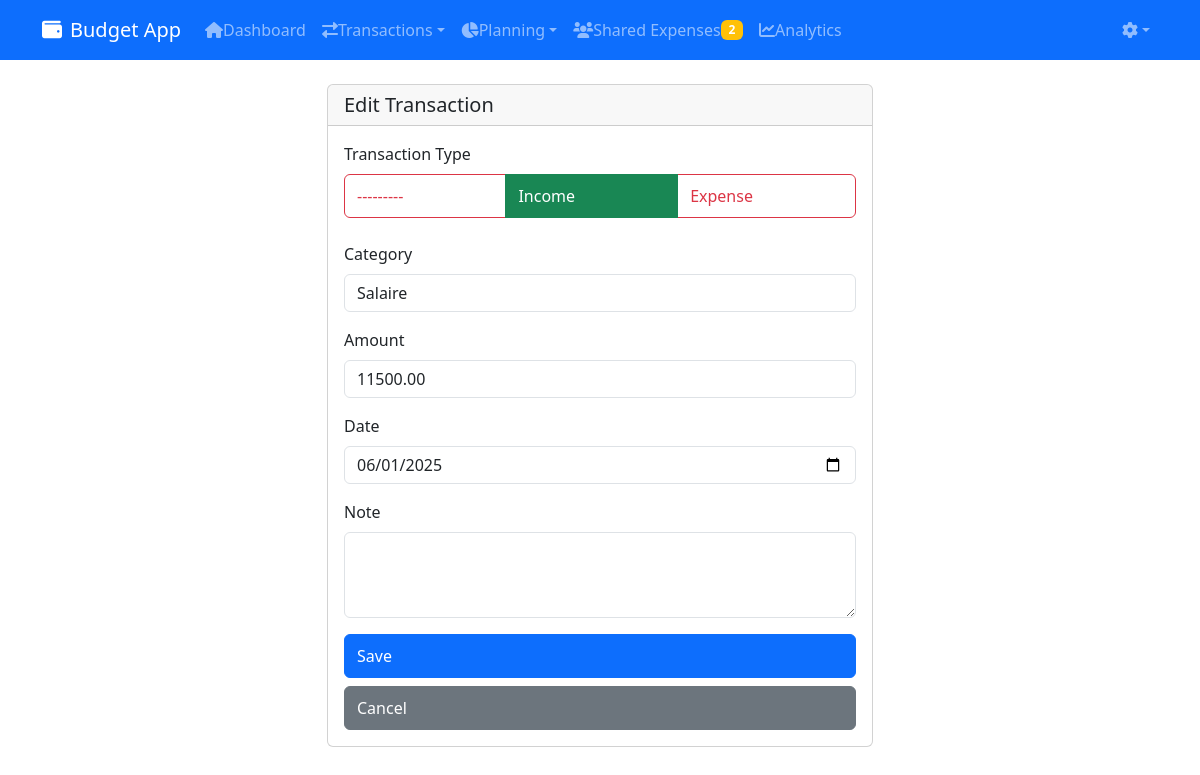
The app's page /transactions/7/edit/ (signed in) with its own data.
### core/models.py (models this page shows, shortened)
class Transaction(models.Model):
    user = models.ForeignKey(User, on_delete=models.CASCADE)
    category = models.ForeignKey(Category, on_delete=models.SET_NULL, null=True)
    amount = models.DecimalField(max_digits=10, decimal_places=2)
    date = models.DateField()
    note = models.TextField(blank=True)
    type = models.CharField(max_length=7, choices=Category.TYPE_CHOICES)

### core/views.py (the view)
# urls.py: path('transactions/<int:pk>/edit/', views.TransactionUpdateView.as_view(), name='transaction-update'),
class TransactionUpdateView(LoginRequiredMixin, UpdateView):
    model = Transaction
    template_name = 'core/transaction_form.html'
    fields = ['category', 'amount', 'date', 'note', 'type']
    success_url = reverse_lazy('transaction-list')
    def get_queryset(self):
        return Transaction.objects.filter(user=self.request.user)
    def get_form(self, form_class=None):
        form = super().get_form(form_class)
        form.fields['category'].queryset = Category.objects.filter(user=self.request.user)
        return form

### core/models.py (called while the page is built)
    def __str__(self):
        return self.name

### core/templates/core/transaction_form.html (shortened to what this page needs)
{% extends 'core/base.html' %}
{% load widget_tweaks %}
{% block content %}
<div class="row justify-content-center">
    <div class="col-md-6">
        <div class="card">
            <div class="card-header">
                <h5 class="mb-0">{% if form.instance.pk %}Edit{% else %}New{% endif %} Transaction</h5>
            </div>
            <div class="card-body">
                <form method="post">
                    <div class="mb-4">
                        <label class="form-label d-block">Transaction Type</label>
                        <div class="btn-group w-100" role="group">
                            {% with type_field=form.type %}
                                {% for choice in type_field.field.choices %}
                                    <label class="btn {% if choice.0 == 'income' %}btn-outline-success{% else %}btn-outline-danger{% endif %}"
                                           for="type_{{ choice.0 }}">
                                        {{ choice.1 }}
                                    </label>
                                {% endfor %}
                            {% endwith %}
                        </div>
                    </div>
                    {% for field in form %}
                        {% if field.name != 'type' %}
                        <div class="mb-3">
                            <label for="{{ field.id_for_label }}" class="form-label">{{ field.label }}</label>
                            {% if field.name == 'date' %}
                                {{ field|add_class:"form-control"|attr:"type:date" }}
                            {% elif field.name == 'note' %}
                                {{ field|add_class:"form-control"|attr:"rows:3" }}
                            {% else %}
                                {{ field|add_class:"form-control" }}
                            {% endif %}
                        </div>
                        {% endif %}
                    {% endfor %}
                    <div class="d-grid gap-2">
                        <button type="submit" class="btn btn-primary">Save</button>
                        <a href="{% url 'transaction-list' %}" class="btn btn-secondary">Cancel</a>
                    </div>
                </form>
            </div>
        </div>
    </div>
</div>
{% endblock %}

### core/templates/core/base.html (style rules this page uses)
@media (hover: none) { .nav-link, .btn { min-height: 44px; min-width: 44px; display: flex; align-items: center; } }

### records on screen
Transaction: form "Salaire" "11500.00", form "06/01/2025"

### other values on screen
{{ pending_count }} "2"
{{ choice.1 }} "---------" "Income" "Expense"
{{ field.label }} "Category" "Amount" "Date" "Note"
